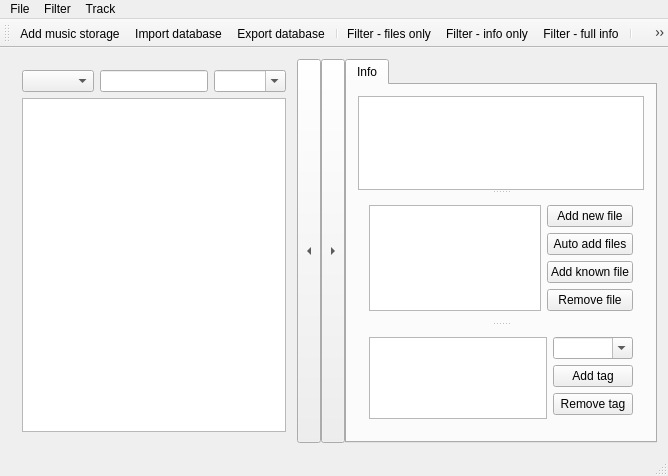
<?xml version="1.0" encoding="UTF-8"?>
<ui version="4.0">
 <class>MainWindow</class>
 <widget class="QMainWindow" name="MainWindow">
  <property name="geometry">
   <rect>
    <x>0</x>
    <y>0</y>
    <width>668</width>
    <height>476</height>
   </rect>
  </property>
  <property name="windowTitle">
   <string>TrackDB</string>
  </property>
  <property name="windowIcon">
   <iconset resource="pics.qrc">
    <normaloff>:/pics/storage.png</normaloff>:/pics/storage.png</iconset>
  </property>
  <widget class="QWidget" name="centralWidget">
   <layout class="QHBoxLayout" name="horizontalLayout_2" stretch="0,0,0,1">
    <property name="spacing">
     <number>0</number>
    </property>
    <item>
     <widget class="QWidget" name="dbWidget" native="true">
      <layout class="QVBoxLayout" name="verticalLayout">
       <item>
        <layout class="QHBoxLayout" name="filterLayout">
         <item>
          <widget class="QComboBox" name="filterTypeComboBox"/>
         </item>
         <item>
          <widget class="QLineEdit" name="filterLineEdit"/>
         </item>
         <item>
          <widget class="QComboBox" name="filterComboBox">
           <property name="editable">
            <bool>true</bool>
           </property>
          </widget>
         </item>
        </layout>
       </item>
       <item>
        <widget class="QTableView" name="dbView">
         <property name="sortingEnabled">
          <bool>true</bool>
         </property>
         <attribute name="verticalHeaderVisible">
          <bool>false</bool>
         </attribute>
        </widget>
       </item>
      </layout>
     </widget>
    </item>
    <item>
     <widget class="QToolButton" name="findButton">
      <property name="sizePolicy">
       <sizepolicy hsizetype="Fixed" vsizetype="Expanding">
        <horstretch>0</horstretch>
        <verstretch>0</verstretch>
       </sizepolicy>
      </property>
      <property name="text">
       <string>...</string>
      </property>
      <property name="arrowType">
       <enum>Qt::LeftArrow</enum>
      </property>
     </widget>
    </item>
    <item>
     <widget class="QToolButton" name="infoButton">
      <property name="sizePolicy">
       <sizepolicy hsizetype="Fixed" vsizetype="Expanding">
        <horstretch>0</horstretch>
        <verstretch>0</verstretch>
       </sizepolicy>
      </property>
      <property name="text">
       <string>...</string>
      </property>
      <property name="arrowType">
       <enum>Qt::RightArrow</enum>
      </property>
     </widget>
    </item>
    <item>
     <widget class="QWidget" name="infoWidget" native="true">
      <layout class="QVBoxLayout" name="verticalLayout_8">
       <property name="leftMargin">
        <number>0</number>
       </property>
       <property name="topMargin">
        <number>0</number>
       </property>
       <property name="rightMargin">
        <number>0</number>
       </property>
       <property name="bottomMargin">
        <number>0</number>
       </property>
       <item>
        <widget class="QTabWidget" name="tabWidget">
         <property name="currentIndex">
          <number>0</number>
         </property>
         <widget class="QWidget" name="infoTab">
          <attribute name="title">
           <string>Info</string>
          </attribute>
          <layout class="QVBoxLayout" name="verticalLayout_3">
           <item>
            <widget class="QSplitter" name="splitter">
             <property name="orientation">
              <enum>Qt::Vertical</enum>
             </property>
             <widget class="QTableView" name="propertyView">
              <attribute name="verticalHeaderVisible">
               <bool>false</bool>
              </attribute>
             </widget>
             <widget class="QWidget" name="filesLayoutWidget">
              <layout class="QHBoxLayout" name="horizontalLayout" stretch="1,0">
               <item>
                <widget class="QTableView" name="filesView">
                 <property name="sizePolicy">
                  <sizepolicy hsizetype="Expanding" vsizetype="Preferred">
                   <horstretch>0</horstretch>
                   <verstretch>0</verstretch>
                  </sizepolicy>
                 </property>
                 <attribute name="verticalHeaderVisible">
                  <bool>false</bool>
                 </attribute>
                </widget>
               </item>
               <item>
                <layout class="QVBoxLayout" name="verticalLayout_2">
                 <item>
                  <widget class="QPushButton" name="addFileButton">
                   <property name="text">
                    <string>Add new file</string>
                   </property>
                  </widget>
                 </item>
                 <item>
                  <widget class="QPushButton" name="autoFileButton">
                   <property name="text">
                    <string>Auto add files</string>
                   </property>
                  </widget>
                 </item>
                 <item>
                  <widget class="QPushButton" name="moveFileButton">
                   <property name="text">
                    <string>Add known file</string>
                   </property>
                  </widget>
                 </item>
                 <item>
                  <widget class="QPushButton" name="deleteFileButton">
                   <property name="text">
                    <string>Remove file</string>
                   </property>
                  </widget>
                 </item>
                </layout>
               </item>
              </layout>
             </widget>
             <widget class="QWidget" name="tagsLayoutWidget">
              <layout class="QHBoxLayout" name="tagsLayout" stretch="0,0">
               <item>
                <widget class="QTableView" name="tagsView">
                 <property name="sizePolicy">
                  <sizepolicy hsizetype="Expanding" vsizetype="Preferred">
                   <horstretch>0</horstretch>
                   <verstretch>0</verstretch>
                  </sizepolicy>
                 </property>
                 <attribute name="verticalHeaderVisible">
                  <bool>false</bool>
                 </attribute>
                </widget>
               </item>
               <item>
                <layout class="QVBoxLayout" name="tagControlLayout">
                 <item>
                  <widget class="QComboBox" name="tagCombo">
                   <property name="editable">
                    <bool>true</bool>
                   </property>
                  </widget>
                 </item>
                 <item>
                  <widget class="QPushButton" name="addTagButton">
                   <property name="text">
                    <string>Add tag</string>
                   </property>
                  </widget>
                 </item>
                 <item>
                  <widget class="QPushButton" name="removeTagButton">
                   <property name="text">
                    <string>Remove tag</string>
                   </property>
                  </widget>
                 </item>
                 <item>
                  <spacer name="verticalSpacer">
                   <property name="orientation">
                    <enum>Qt::Vertical</enum>
                   </property>
                   <property name="sizeHint" stdset="0">
                    <size>
                     <width>20</width>
                     <height>40</height>
                    </size>
                   </property>
                  </spacer>
                 </item>
                </layout>
               </item>
              </layout>
             </widget>
            </widget>
           </item>
          </layout>
         </widget>
        </widget>
       </item>
      </layout>
     </widget>
    </item>
   </layout>
  </widget>
  <widget class="QMenuBar" name="menuBar">
   <property name="geometry">
    <rect>
     <x>0</x>
     <y>0</y>
     <width>668</width>
     <height>25</height>
    </rect>
   </property>
   <widget class="QMenu" name="menuFile">
    <property name="title">
     <string>File</string>
    </property>
    <addaction name="actionAddFolder"/>
    <addaction name="actionImport"/>
    <addaction name="actionExport"/>
   </widget>
   <widget class="QMenu" name="menuFilter">
    <property name="title">
     <string>Filter</string>
    </property>
    <addaction name="actionFilterFullInfo"/>
    <addaction name="actionFilterFilesOnly"/>
    <addaction name="actionFilterInfoOnly"/>
   </widget>
   <widget class="QMenu" name="menuTrack">
    <property name="title">
     <string>Track</string>
    </property>
    <addaction name="actionNewTrack"/>
    <addaction name="actionSaveTrack"/>
    <addaction name="actionCancelChanges"/>
    <addaction name="separator"/>
    <addaction name="actionPlayTrack"/>
    <addaction name="actionPlayTrackMinus"/>
    <addaction name="actionPrint"/>
   </widget>
   <addaction name="menuFile"/>
   <addaction name="menuFilter"/>
   <addaction name="menuTrack"/>
  </widget>
  <widget class="QToolBar" name="mainToolBar">
   <attribute name="toolBarArea">
    <enum>TopToolBarArea</enum>
   </attribute>
   <attribute name="toolBarBreak">
    <bool>false</bool>
   </attribute>
   <addaction name="actionAddFolder"/>
   <addaction name="actionImport"/>
   <addaction name="actionExport"/>
   <addaction name="separator"/>
   <addaction name="actionFilterFilesOnly"/>
   <addaction name="actionFilterInfoOnly"/>
   <addaction name="actionFilterFullInfo"/>
   <addaction name="separator"/>
   <addaction name="actionNewTrack"/>
   <addaction name="actionSaveTrack"/>
   <addaction name="actionCancelChanges"/>
   <addaction name="actionPlayTrack"/>
   <addaction name="actionPlayTrackMinus"/>
   <addaction name="actionPrint"/>
  </widget>
  <widget class="QStatusBar" name="statusBar"/>
  <action name="actionAddFolder">
   <property name="icon">
    <iconset resource="pics.qrc">
     <normaloff>:/pics/storage.png</normaloff>:/pics/storage.png</iconset>
   </property>
   <property name="text">
    <string>Add music storage</string>
   </property>
   <property name="toolTip">
    <string>Add folder for music fiules</string>
   </property>
  </action>
  <action name="actionNewTrack">
   <property name="icon">
    <iconset resource="pics.qrc">
     <normaloff>:/pics/new.png</normaloff>:/pics/new.png</iconset>
   </property>
   <property name="text">
    <string>New track</string>
   </property>
  </action>
  <action name="actionFilterFilesOnly">
   <property name="checkable">
    <bool>true</bool>
   </property>
   <property name="icon">
    <iconset resource="pics.qrc">
     <normaloff>:/pics/hastrack.png</normaloff>:/pics/hastrack.png</iconset>
   </property>
   <property name="text">
    <string>Filter - files only</string>
   </property>
   <property name="toolTip">
    <string>Show tracks with no info</string>
   </property>
  </action>
  <action name="actionFilterInfoOnly">
   <property name="checkable">
    <bool>true</bool>
   </property>
   <property name="icon">
    <iconset resource="pics.qrc">
     <normaloff>:/pics/hasinfo.png</normaloff>:/pics/hasinfo.png</iconset>
   </property>
   <property name="text">
    <string>Filter - info only</string>
   </property>
   <property name="toolTip">
    <string>Show tracks with no files added</string>
   </property>
  </action>
  <action name="actionFilterFullInfo">
   <property name="checkable">
    <bool>true</bool>
   </property>
   <property name="icon">
    <iconset resource="pics.qrc">
     <normaloff>:/pics/nominus.png</normaloff>:/pics/nominus.png</iconset>
   </property>
   <property name="text">
    <string>Filter - full info</string>
   </property>
   <property name="toolTip">
    <string>Show track with info and files</string>
   </property>
  </action>
  <action name="actionImport">
   <property name="icon">
    <iconset resource="pics.qrc">
     <normaloff>:/pics/import.png</normaloff>:/pics/import.png</iconset>
   </property>
   <property name="text">
    <string>Import database</string>
   </property>
  </action>
  <action name="actionExport">
   <property name="icon">
    <iconset resource="pics.qrc">
     <normaloff>:/pics/export.png</normaloff>:/pics/export.png</iconset>
   </property>
   <property name="text">
    <string>Export database</string>
   </property>
  </action>
  <action name="actionSaveTrack">
   <property name="icon">
    <iconset resource="pics.qrc">
     <normaloff>:/pics/save.png</normaloff>:/pics/save.png</iconset>
   </property>
   <property name="text">
    <string>Save track</string>
   </property>
  </action>
  <action name="actionPrint">
   <property name="icon">
    <iconset resource="pics.qrc">
     <normaloff>:/pics/print.png</normaloff>:/pics/print.png</iconset>
   </property>
   <property name="text">
    <string>Print</string>
   </property>
  </action>
  <action name="actionPlayTrack">
   <property name="icon">
    <iconset resource="pics.qrc">
     <normaloff>:/pics/play.png</normaloff>:/pics/play.png</iconset>
   </property>
   <property name="text">
    <string>Play track</string>
   </property>
  </action>
  <action name="actionPlayTrackMinus">
   <property name="icon">
    <iconset resource="pics.qrc">
     <normaloff>:/pics/playminus.png</normaloff>:/pics/playminus.png</iconset>
   </property>
   <property name="text">
    <string>Play track minus</string>
   </property>
  </action>
  <action name="actionCancelChanges">
   <property name="icon">
    <iconset resource="pics.qrc">
     <normaloff>:/pics/revert.png</normaloff>:/pics/revert.png</iconset>
   </property>
   <property name="text">
    <string>Undo changes</string>
   </property>
  </action>
 </widget>
 <layoutdefault spacing="6" margin="11"/>
 <resources>
  <include location="pics.qrc"/>
 </resources>
 <connections/>
</ui>
